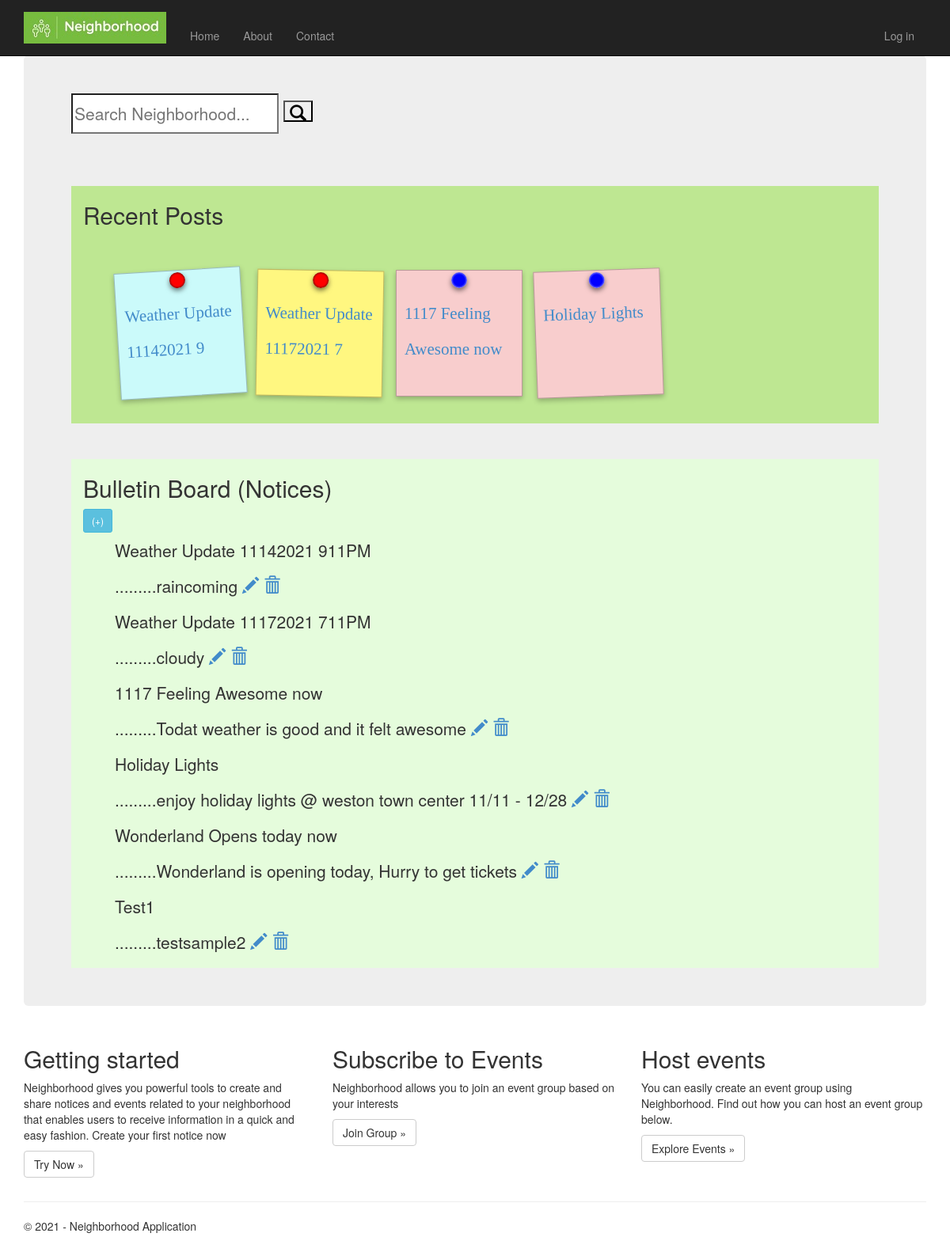
The page / on the database its author committed.
### app/models.py (models this page shows, shortened)
class Notice(models.Model):
    noticeID = models.AutoField(primary_key=True)
    heading= models.CharField(max_length=200)
    content= models.CharField(max_length=1000)

### app/views.py (the view, shortened to what this page needs)
# urls.py: path('', views.home, name='home'),
def home(request):
    assert isinstance(request, HttpRequest)
    noticedata = Notice.objects.all()
    query = request.GET.get('q')
    if(query and len(query) > 0):
        noticedata=Notice.objects.filter(heading__icontains=query)
    return render(
        request,
        'app/index.html',
        {
            'title':'Home Page',
            'year':datetime.now().year,
            'noticedata':noticedata
        }
    )

### app/templates/app/index.html (shortened to what this page needs)
{% extends "app/layout.html" %}
{% block content %}
<div class="jumbotron">
    <form action="{% url 'home' %}" method="get">
        <input name="q" type="text" placeholder="Search Neighborhood...">
        <button class="glyphicon glyphicon-search" type="submit"></button>
    </form>
    <br/>
    <div class="container" style="height: 300px; background-color: #bee792">
        <table style="border: 1px solid lightgreen">
            <h2>Recent Posts</h2>
            {% if noticedata %}
            <div id='frame'>
                {% for notice in noticedata|slice:"0:4" %}
                <a class="note sticky{{forloop.counter}}">
                    <div class='pin'></div>
                    <div class='text' data-toggle="tooltip" title={{ notice.heading }}>{{ notice.heading|slice:"0:25" }}</div>
                </a>
                {% endfor %}
            </div>
            {% else %}
            <p>No notices are available.</p>
            {% endif %}
        </table>
    </div>
    <br/>
    <div class="container" style="background-color: #E5FCDC" >
        <h2>Bulletin Board (Notices)</h2> <a class="btn btn-sm btn-info" href="/createnotice/" data-toggle="tooltip" title="post notice">(+)</a>
        {% if noticedata %}
        <ul>
            {% for notice in noticedata %}
            <div>
                <td>{{ notice.heading }}</td>
                        <td style="width: 500px">.........{{ notice.content }}</td>
                        <td><a class="glyphicon glyphicon-pencil" href="{% url 'updatenotice' notice.noticeID  %}"></a></td>
                        <td><a class="glyphicon glyphicon-trash" href="{% url 'deletenotice' notice.noticeID  %}"></a></td>
                <br/>
            </div>
            {% endfor %}
        </ul>
        {% else %}
        <p>No notices are available.</p>
        {% endif %}
</div>
</div>
<div class="row">
    <div class="col-md-4">
        <h2>Getting started</h2>
        <p>
            Neighborhood gives you powerful tools to create and share notices and events related to your neighborhood that
            enables users to receive information in a quick and easy fashion. Create your first notice now
        </p>
        <p><a class="btn btn-default" href="/createnotice/">Try Now &raquo;</a></p>
    </div>
    <div class="col-md-4">
        <h2>Subscribe to Events</h2>
        <p>Neighborhood allows you to join an event group based on your interests</p>
        <p><a class="btn btn-default" href="/createnotice/">Join Group &raquo;</a></p>
    </div>
    <div class="col-md-4">
        <h2>Host events</h2>
        <p>You can easily create an event group using Neighborhood. Find out how you can host an event group below.</p>
        <p><a class="btn btn-default" href="/createnotice/">Explore Events &raquo;</a></p>
    </div>
</div>
{% endblock %}

### app/static/app/content/site.css (style rules this page uses)
body { padding-top: 50px; padding-bottom: 20px; }
input, select, textarea { max-width: 280px; }
div#frame { background: url(images\cork_board.gif) no-repeat; width: 800px; height: 600px; padding-top: 35px; padding-left: 35px; }
div#frame a.note { -transition: all .2s ease-in-out; -moz-transition: all .2s ease-in-out; -webkit-transition: all .2s ease-in-out; cursor: pointer; display: block; }
.note { width: 160px; height: 160px; box-shadow: 0 3px 6px rgba(0,0,0,.25); -webkit-box-shadow: 0 3px 6px rgba(0,0,0,.25); -moz-box-shadow: 0 3px 6px rgba(0,0,0,.25); float: left; margin: 8px; border: 1px solid rgba(0,0,0,.25); }
.sticky1 { transform: rotate(-3.5deg); -webkit-transform: rotate(-3.5deg); -moz-transform: rotate(-3.5deg); background-color: #CBFAFA; }
.sticky2 { transform: rotate(1deg); -webkit-transform: rotate(1deg); -moz-transform: rotate(1deg); background-color: #FFF780; }
.sticky3 { transform: rotate(0deg); -webkit-transform: rotate(0deg); -moz-transform: rotate(0deg); background-color: #F8CDCD; }
.sticky4 { transform: rotate(-2deg); -webkit-transform: rotate(-2deg); -moz-transform: rotate(-2deg); background-color: #F8CDCD; }
.pin { border-radius: 50%; width: 20px; height: 20px; -webkit-box-shadow: 0 3px 6px rgba(0,0,0,.55); -moz-box-shadow: 0 3px 6px rgba(0,0,0,.55); box-shadow: 0 3px 6px rgba(0,0,0,.55); margin: 0 auto; margin-top: 2px; }
div#frame a:nth-child(1n) .pin { background-image: -moz-radial-gradient(35px 35px 35deg, circle cover, red 50%, black 100%); background-image: -webkit-radial-gradient(35px 35px, circle cover, red, black); background-image: radial-gradient(red 50%, black 100%); }
div#frame a:nth-child(3n) .pin { background-image: -moz-radial-gradient(45px 45px 45deg, circle cover, yellow 50%, black 100%); background-image: -webkit-radial-gradient(45px 45px, circle cover, yellow, black); background-image: radial-gradient(yellow 50%, black 100%); }
div#frame a:nth-child(5n+3) .pin, div#frame a:last-child .pin { background-image: -moz-radial-gradient(45px 45px 45deg, circle cover, blue 50%, white 100%); background-image: -webkit-radial-gradient(45px 45px, circle cover, blue, white); background-image: radial-gradient(blue 50%, white 100%); }
.text { margin: 10px; font-family: 'The Girl Next Door', cursive; }

### rows shown on the page
Notice: heading "Weather Update 11142021 9", heading "Weather Update 11142021 911PM", content "raincoming"
Notice: heading "Weather Update 11172021 7", heading "Weather Update 11172021 711PM", content "cloudy"
Notice: heading "1117 Feeling Awesome now", content "Todat weather is good and it felt awesome"
Notice: heading "Holiday Lights", content "enjoy holiday lights @ weston town center 11/11 - 12/28"
Notice: heading "Wonderland Opens today now", content "Wonderland is opening today, Hurry to get tickets"
Notice: heading "Test1", content "testsample2"
